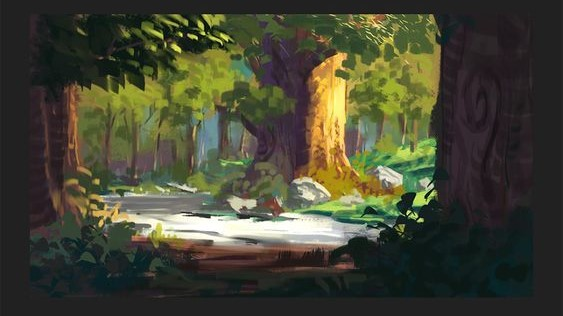
#> input picture edward2.jpg, 563 x 316 px
$ python FilterLaplacianDomainFrekuensi.py
#> lines starting #> are read from the running program, lines starting #| are printed output that depends on the picture
#> further down, image is the input picture: shape (316, 563, 3); mean B, G, R 51.5, 69.9, 69.1
import numpy as np
import cv2

def laplacian_frequency_filter(image, cutoff_freq):
#> called with cutoff_freq = 40
    gray_image = cv2.cvtColor(image, cv2.COLOR_BGR2GRAY)
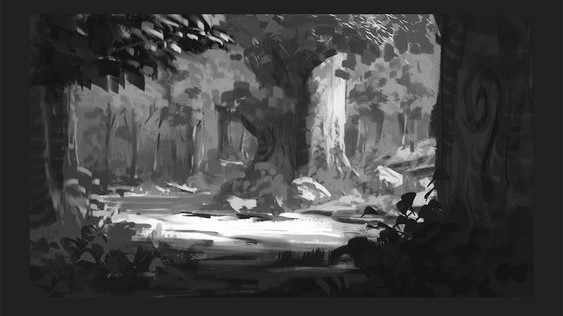
#> gray_image: shape (316, 563); min 2, max 255, mean 67.6

    fft = np.fft.fft2(gray_image)
    fft_shift = np.fft.fftshift(fft)

    rows, cols = gray_image.shape
#> rows = 316; cols = 563
    x, y = np.meshgrid(np.linspace(-cols/2, cols/2-1, cols), np.linspace(-rows/2, rows/2-1, rows))
    lp_mask = 1 - np.exp(-((x**2 + y**2) / (2 * cutoff_freq**2)))

    filtered_fft_shift = fft_shift * lp_mask

    filtered_fft = np.fft.ifftshift(filtered_fft_shift)
    filtered_image = np.fft.ifft2(filtered_fft)

    filtered_image = np.abs(filtered_image)
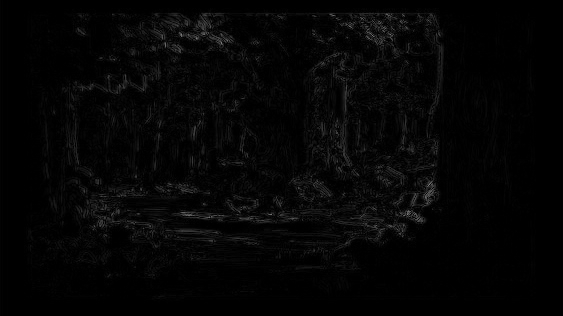
#> filtered_image: shape (316, 563) float64; min 3.37e-05, max 132.7, mean 5.3
    filtered_image = np.clip(filtered_image, 0, 255)

    filtered_image = filtered_image.astype(np.uint8)
    return filtered_image

image = cv2.imread("edward2.jpg")
filtered_image = laplacian_frequency_filter(image, cutoff_freq=40)
cv2.imshow("Filtered Image", filtered_image)
cv2.waitKey(0)
cv2.destroyAllWindows()
